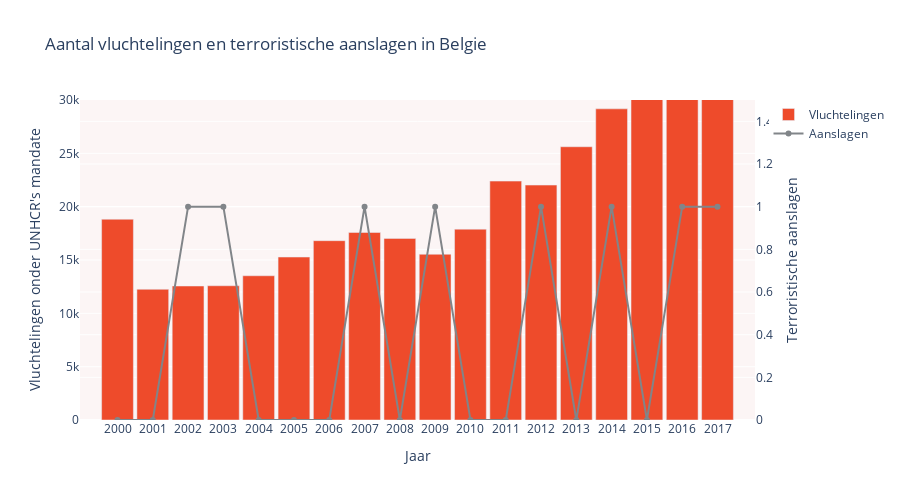

Notebook source saved alongside this figure:
### Markdown cell above
x

### Code cell
import plotly.graph_objs as go
import plotly.express as px
import pandas as pd
import geopandas as gpd
import matplotlib.pyplot as plt

df4 = pd.read_csv('migranten_per_jaar_per_land.csv')
df5 = df4[df4.Year.between(2000, 2017)]
df6 = df5[df5["Country of asylum"] == 'Belgium']

df7 = pd.read_csv('aanslagen_per_jaar_per_land.csv')
df8 = df7[df7.year.between(2000, 2017)]
df9 = df8[df8["country"] == 'Belgium']

colors = ['rgb(238, 75, 43)', 'rgb(252,245,245)', 'rgb(129, 133, 137)']
fig = go.Figure()

fig.add_trace(go.Bar(
    x=df6['Year'],
    y=df6["Refugees under UNHCR's mandate"],
    marker_color='rgb(238, 75, 43)',
    name="Vluchtelingen",
    yaxis='y'  
))

fig.add_trace(go.Scatter(
    x=df9['year'],
    y=df9[('count')],
    marker_color='rgb(129, 133, 137)',
    name="Aanslagen",
    yaxis='y2'  
))

fig.update_layout(
    title='Aantal vluchtelingen en terroristische aanslagen in Belgie',
    xaxis=dict(type='category'),
    yaxis=dict(range=[0, 30000], title="Vluchtelingen onder UNHCR's mandate" , side='left'),
    yaxis2=dict(range=[0, 1.5], title="Terroristische aanslagen", overlaying='y', side='right'),  
    xaxis_title='Jaar',
    height=500,
    bargap=0.1,
    plot_bgcolor='rgb(252,245,245)',
)

fig.show()

### Figure 1 — Plotly figure (JSON) as saved in the notebook; plotly's stock layout.template omitted (floating-point values rounded to 4 significant figures)
{"data": [{"marker": {"color": "rgb(238, 75, 43)"}, "name": "Vluchtelingen", "type": "bar", "x": [2000, 2001, 2002, 2003, 2004, 2005, 2006, 2007, 2008, 2009, 2010, 2011, 2012, 2013, 2014, 2015, 2016, 2017], "y": [18821, 12252, 12560, 12583, 13522, 15277, 16811, 17578, 17025, 15536, 17891, 22396, 22023, 25617, 29170, 35302, 42158, 42158], "yaxis": "y"}, {"marker": {"color": "rgb(129, 133, 137)"}, "name": "Aanslagen", "type": "scatter", "x": [2000, 2001, 2002, 2003, 2004, 2005, 2006, 2007, 2008, 2009, 2010, 2011, 2012, 2013, 2014, 2015, 2016, 2017], "y": [0, 0, 1, 1, 0, 0, 0, 1, 0, 1, 0, 0, 1, 0, 1, 0, 1, 1], "yaxis": "y2"}], "layout": {"bargap": 0.1, "height": 500, "plot_bgcolor": "rgb(252,245,245)", "title": {"text": "Aantal vluchtelingen en terroristische aanslagen in Belgie"}, "xaxis": {"title": {"text": "Jaar"}, "type": "category"}, "yaxis": {"range": [0, 30000], "side": "left", "title": {"text": "Vluchtelingen onder UNHCR's mandate"}}, "yaxis2": {"overlaying": "y", "range": [0, 1.5], "side": "right", "title": {"text": "Terroristische aanslagen"}}}}
